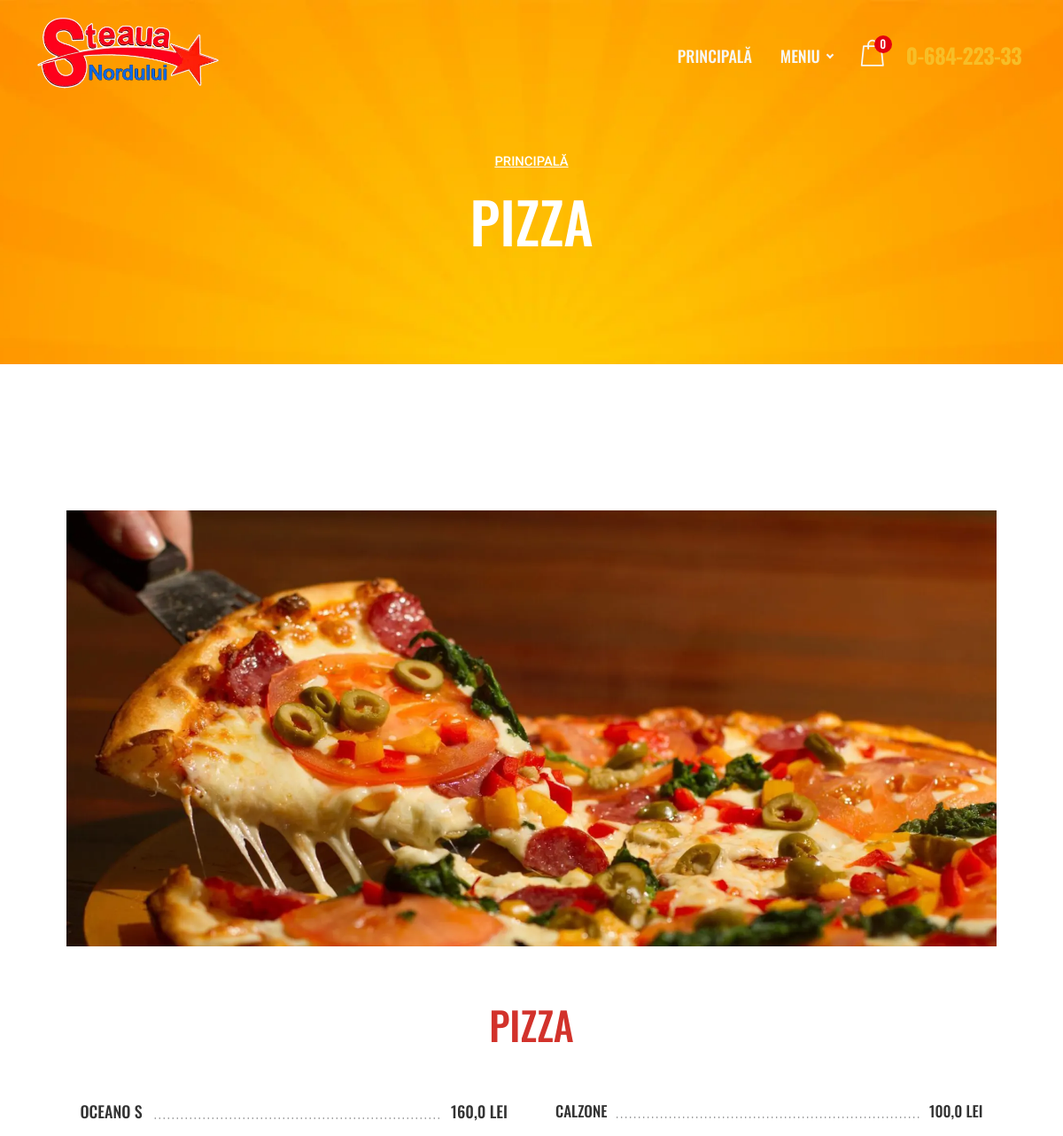
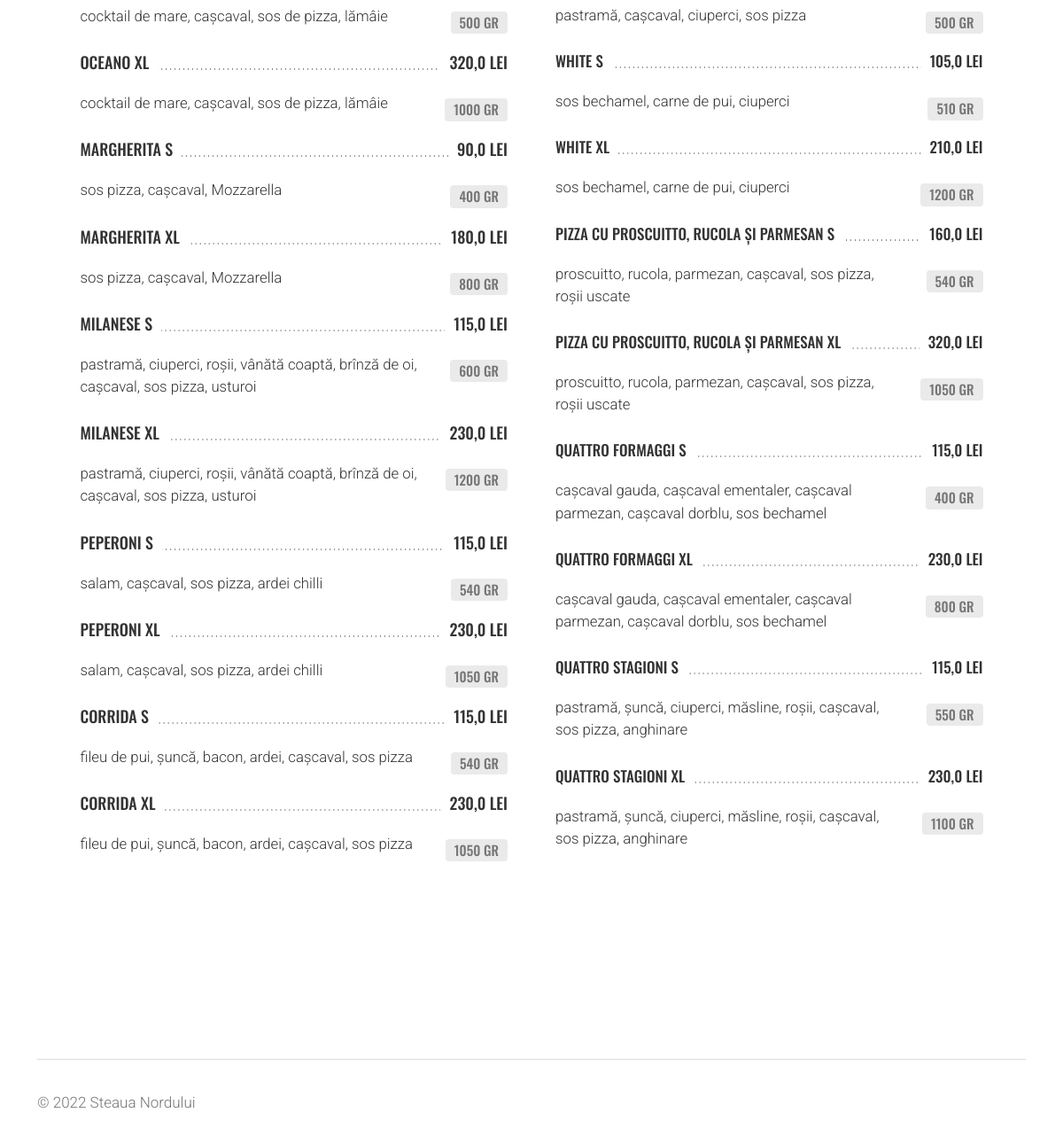
The app's page /pizza/ with its own data (2 pictures, top to bottom).
### web/models.py (models this page shows, shortened)
class Category(models.Model):
    name = models.CharField(max_length=100, verbose_name='Наименование')
    slug = models.SlugField(unique=True, verbose_name='Псевдоним')
    parent_category = models.ForeignKey('self', null=True, blank=True, on_delete=models.CASCADE,
                                        related_name='subcategories', verbose_name='Родительская категория')
    icon = models.ImageField(upload_to='media/category_icons', blank=True, null=True, verbose_name='Иконка')
    foto = models.ImageField(upload_to='media/category_fotos', blank=True, null=True, verbose_name='Фото')
    class Meta:
        verbose_name = 'Категория'
        verbose_name_plural = 'Категории меню'
    def get_absolute_url(self):
        return reverse('category_detail', kwargs={'category_slug': self.slug})

class Product(models.Model):
    category = models.ForeignKey('Category', on_delete=models.SET_NULL, null=True, verbose_name='Категория')
    name = models.CharField(max_length=100, verbose_name='Наименование млд.')
    name_ru = models.CharField(max_length=100, verbose_name='Наименование рус.', blank=True, null=True)
    slug = models.SlugField(unique=True, verbose_name='Псевдоним')
    composition = models.CharField(max_length=250, verbose_name='Состав млд.', blank=True, null=True)
    composition_ru = models.CharField(max_length=250, verbose_name='Состав рус.', blank=True, null=True)
    volume_choice = models.ForeignKey('Volume', on_delete=models.SET_NULL, blank=True, null=True,
                                      verbose_name='Ед. изм')
    volume_1 = models.CharField(max_length=100, verbose_name='Объем/Вес', blank=True, null=True)
    price_1 = models.FloatField(verbose_name='Цена')
    image = models.ImageField(upload_to='media/images', blank=True, null=True, verbose_name='Фото')
    class Meta:
        verbose_name = 'Блюдо'
        verbose_name_plural = 'Блюда'
    def get_absolute_url(self):
        return reverse('product_detail', kwargs={'category_slug': self.category.slug, 'product_slug': self.slug})

class Volume(models.Model):
    name = models.CharField(max_length=4, blank=True, null=True, verbose_name='Наименование')
    class Meta:
        verbose_name = 'Ед. изм.'
        verbose_name_plural = 'Единицы имз.'
    def __str__(self):
        return self.name

### web/views.py (the view, shortened to what this page needs)
# urls.py: path('<str:category_slug>/', CategoryDetailView.as_view(), name='category_detail'),
class CategoryDetailView(views.generic.DetailView):
    model = Category
    template_name = 'category_detail.html'
    slug_url_kwarg = 'category_slug'
    context_object_name = 'category'
    def get_context_data(self, **kwargs):
        context = super().get_context_data(**kwargs)
        category = self.get_object()
        products = Product.objects.filter(category=category)
        total_products = len(products)
        half = total_products // 2
        left_products = products[:half + (total_products % 2)]
        right_products = products[half + (total_products % 2):]
        cart = Cart(self.request)
        cart_items_count = len(cart)  # Получаем количество товаров в корзине
        context['cart_items_count'] = cart_items_count
        context['left_products'] = left_products
        context['right_products'] = right_products
        subcategories = category.subcategories.all()
        subcategories_data = []
        context['subcategories_data'] = subcategories_data
        categories = Category.objects.all()
        context['categories'] = categories
        return context

### web/cart.py (called while the page is built)
    def __len__(self):
        return sum(item['quantity'] for item in self.cart.values())

### templates/category_detail.html
{% extends 'base.html' %}
{% load static %}
{% block content %}
		<div id="page" class="page">
			<div id="menu-page" class="page-hero-section division">
				<div class="container">
					<div class="row">
						<div class="col-lg-10 offset-lg-1">
							<div class="hero-txt text-center white-color">
								<div id="breadcrumb">
									<div class="row">
										<div class="col">
											<div class="breadcrumb-nav">
												<nav aria-label="breadcrumb">
												  	<ol class="breadcrumb">
												    	<li class="breadcrumb-item"><a href="{% url 'index' %}">Principală</a></li>
												  	</ol>
												</nav>
											</div>
										</div>
									</div>
								</div>
								<h2 class="h2-xl">{{ category.name }}</h2>
							</div>
						</div>
					</div>
				</div>
			</div>
			<section id="menu-3" class="wide-100 menu-section division">
    <div class="container">
        <div class="menu-3-img mb-60">
            <div class="row">
                <div class="col-md-12">
                    {% if category.foto and not category.parent_category %}
                    <img class="img-fluid" src="{{ category.foto.url }}" alt="menu-image">
                    {% else %}
                    <img class="img-fluid" src="{% static 'placeholder.webp' %}" alt="menu-image">
                    {% endif %}
                </div>
            </div>
        </div>
        <div class="menu-3-wrapper item-data-meat-hover">
            <div class="row">
                <div class="col-md-12">
                    {% if not category.parent_category %}
                    <div class="menu-3-title"><h3 class="h3-md meat-color">{{ category.name }}</h3></div>
                    {% else %}
                    <div class="menu-3-title"><h4 class="h4-md">{{ category.subcategory.name }}</h4></div>
                    {% endif %}
                </div>
            </div>
            <div class="row">
                {% if category.subcategories.exists %}
                {% for subcategory_data in subcategories_data %}
                <div class="col-md-12">
                    <div class="menu-3-title"><h4 class="h4-md">{{ subcategory_data.subcategory.name }}</h4></div>
                </div>
                <div class="col-lg-6">
                    <div class="menu-3-txt">
                        <ul class="menu-3-list">
                            {% for product in subcategory_data.left_products %}
                            <li class="menu-3-item">
                                <a href="{{ product.get_absolute_url }}">
                                    <div class="menu-title-wrapper rel">
                                        <div class="menu-item-title"><h6 class="h6-xs">{{ product.name }}</h6></div>
                                        <div class="menu-item-dots"></div>
                                        <div class="menu-item-price"><h6 class="h6-xs">{{ product.price_1 }} Lei</h6></div>
                                        <div class="menu-3-item-data bg-grey"><h6 class="h6-xs grey-color">{{ product.volume_1 }}{% if product.volume_choice %} {{ product.volume_choice }}{% endif %}</h6></div>
                                    </div>
                                    {% if product.composition %}
                                    <div class="menu-item-desc">
                                        <p>{{ product.composition }}</p>
                                    </div>
                                    {% endif %}
                                </a>
                            </li>
                            {% endfor %}
                        </ul>
                    </div>
                </div>
                <div class="col-lg-6">
                    <div class="menu-3-txt">
                        <ul class="menu-3-list">
                            {% for product in subcategory_data.right_products %}
                            <li class="menu-3-item">
                                <a href="{{ product.get_absolute_url }}">
                                    <div class="menu-title-wrapper rel">
                                        <div class="menu-item-title"><h6 class="h6-xs">{{ product.name }}</h6></div>
                                        <div class="menu-item-dots"></div>
                                        <div class="menu-item-price"><h6 class="h6-xs">{{ product.price_1 }}{% if product.price_2%}/{{ product.price_2 }}{% endif %} lei</h6></div>
                                        <div class="menu-3-item-data bg-grey"><h6 class="h6-xs grey-color">{{ product.volume_1 }}{% if product.volume_choice %} {{ product.volume_choice }}{% endif %}</h6></div>
                                    </div>
                                    {% if product.composition %}
                                    <div class="menu-item-desc">
                                        <p>{{ product.composition }}</p>
                                    </div>
                                    {% endif %}
                                </a>
                            </li>
                            {% endfor %}
                        </ul>
                    </div>
                </div>
                {% endfor %}
                {% else %}
                <div class="col-lg-6">
                    <div class="menu-3-txt">
                        <ul class="menu-3-list">
                            {% for product in left_products %}
                            <li class="menu-3-item">
                                <a href="{{ product.get_absolute_url }}">
                                    <div class="menu-title-wrapper rel">
                                        <div class="menu-item-title"><h6 class="h6-sm">{{ product.name }}</h6></div>
                                        <div class="menu-item-dots"></div>
                                        <div class="menu-item-price"><h6 class="h6-sm">{{ product.price_1 }}{% if product.price_2%}/{{ product.price_2 }}{% endif %} lei</h6></div>
                                        <div class="menu-3-item-data bg-grey"><h6 class="h6-xs grey-color">{{ product.volume_1 }}{% if product.volume_2 %}/{{ product.volume_2 }}{% endif %}{% if product.volume_choice %} {{ product.volume_choice }}{% endif %}</h6></div>
                                    </div>
                                    {% if product.composition %}
                                    <div class="menu-item-desc">
                                        <p>{{ product.composition }}</p>
                                    </div>
                                    {% endif %}
                                </a>
                            </li>
                            {% endfor %}
                        </ul>
                    </div>
                </div>
                <div class="col-lg-6">
                    <div class="menu-3-txt">
                        <ul class="menu-3-list">
                            {% for product in right_products %}
                            <li class="menu-3-item">
                                <a href="{{ product.get_absolute_url }}">
                                    <div class="menu-title-wrapper rel">
                                        <div class="menu-item-title"><h6 class="h6-xs">{{ product.name }}</h6></div>
                                        <div class="menu-item-dots"></div>
                                        <div class="menu-item-price"><h6 class="h6-xs">{{ product.price_1 }}{% if product.price_2%}/{{ product.price_2 }}{% endif %} lei</h6></div>
                                        <div class="menu-3-item-data bg-grey"><h6 class="h6-xs grey-color">{{ product.volume_1 }}{% if product.volume_2 %}/{{ product.volume_2 }}{% endif %}{% if product.volume_choice %} {{ product.volume_choice }}{% endif %}</h6></div>
                                    </div>
                                    {% if product.composition %}
                                    <div class="menu-item-desc">
                                        <p>{{ product.composition }}</p>
                                    </div>
                                    {% endif %}
                                </a>
                            </li>
                            {% endfor %}
                        </ul>
                    </div>
                </div>
                {% endif %}
            </div>
        </div>
    </div>
</section>
		</div>
{% endblock %}

### records on screen
Category: name "PIZZA", foto (picture)
Product: name "OCEANO S", price_1 "160,0", volume_1 "500", volume_choice "GR", composition "cocktail de mare, cașcaval, sos de pizza, lămâie"
Product: name "OCEANO XL", price_1 "320,0", volume_1 "1000", volume_choice "GR", composition "cocktail de mare, cașcaval, sos de pizza, lămâie"
Product: name "MARGHERITA S", price_1 "90,0", volume_1 "400", volume_choice "GR", composition "sos pizza, cașcaval, Mozzarella"
Product: name "MARGHERITA XL", price_1 "180,0", volume_1 "800", volume_choice "GR", composition "sos pizza, cașcaval, Mozzarella"
Product: name "MILANESE S", price_1 "115,0", volume_1 "600", volume_choice "GR", composition "pastramă, ciuperci, roșii, vânătă coaptă, brînză de oi, cașcaval, sos pizza, usturoi"
Product: name "MILANESE XL", price_1 "230,0", volume_1 "1200", volume_choice "GR", composition "pastramă, ciuperci, roșii, vânătă coaptă, brînză de oi, cașcaval, sos pizza, usturoi"
Product: name "PEPERONI S", price_1 "115,0", volume_1 "540", volume_choice "GR", composition "salam, cașcaval, sos pizza, ardei chilli"
Product: name "PEPERONI XL", price_1 "230,0", volume_1 "1050", volume_choice "GR", composition "salam, cașcaval, sos pizza, ardei chilli"
Product: name "CORRIDA S", price_1 "115,0", volume_1 "540", volume_choice "GR", composition "fileu de pui, șuncă, bacon, ardei, cașcaval, sos pizza"
Product: name "CORRIDA XL", price_1 "230,0", volume_1 "1050", volume_choice "GR", composition "fileu de pui, șuncă, bacon, ardei, cașcaval, sos pizza"
Product: name "CALZONE", price_1 "100,0", volume_1 "500", volume_choice "GR", composition "pastramă, cașcaval, ciuperci, sos pizza"
Product: name "WHITE S", price_1 "105,0", volume_1 "510", volume_choice "GR", composition "sos bechamel, carne de pui, ciuperci"
Product: name "WHITE XL", price_1 "210,0", volume_1 "1200", volume_choice "GR", composition "sos bechamel, carne de pui, ciuperci"
Product: name "PIZZA CU PROSCUITTO, RUCOLA ȘI PARMESAN S", price_1 "160,0", volume_1 "540", volume_choice "GR", composition "proscuitto, rucola, parmezan, cașcaval, sos pizza, roșii uscate"
Product: name "PIZZA CU PROSCUITTO, RUCOLA ȘI PARMESAN XL", price_1 "320,0", volume_1 "1050", volume_choice "GR", composition "proscuitto, rucola, parmezan, cașcaval, sos pizza, roșii uscate"
Product: name "QUATTRO FORMAGGI S", price_1 "115,0", volume_1 "400", volume_choice "GR", composition "cașcaval gauda, cașcaval ementaler, cașcaval parmezan, cașcaval dorblu, sos bechamel"
Product: name "QUATTRO FORMAGGI XL", price_1 "230,0", volume_1 "800", volume_choice "GR", composition "cașcaval gauda, cașcaval ementaler, cașcaval parmezan, cașcaval dorblu, sos bechamel"
Product: name "QUATTRO STAGIONI S", price_1 "115,0", volume_1 "550", volume_choice "GR", composition "pastramă, șuncă, ciuperci, măsline, roșii, cașcaval, sos pizza, anghinare"
Product: name "QUATTRO STAGIONI XL", price_1 "230,0", volume_1 "1100", volume_choice "GR", composition "pastramă, șuncă, ciuperci, măsline, roșii, cașcaval, sos pizza, anghinare"

### other values on screen
{{ cart_items_count }} "0"
